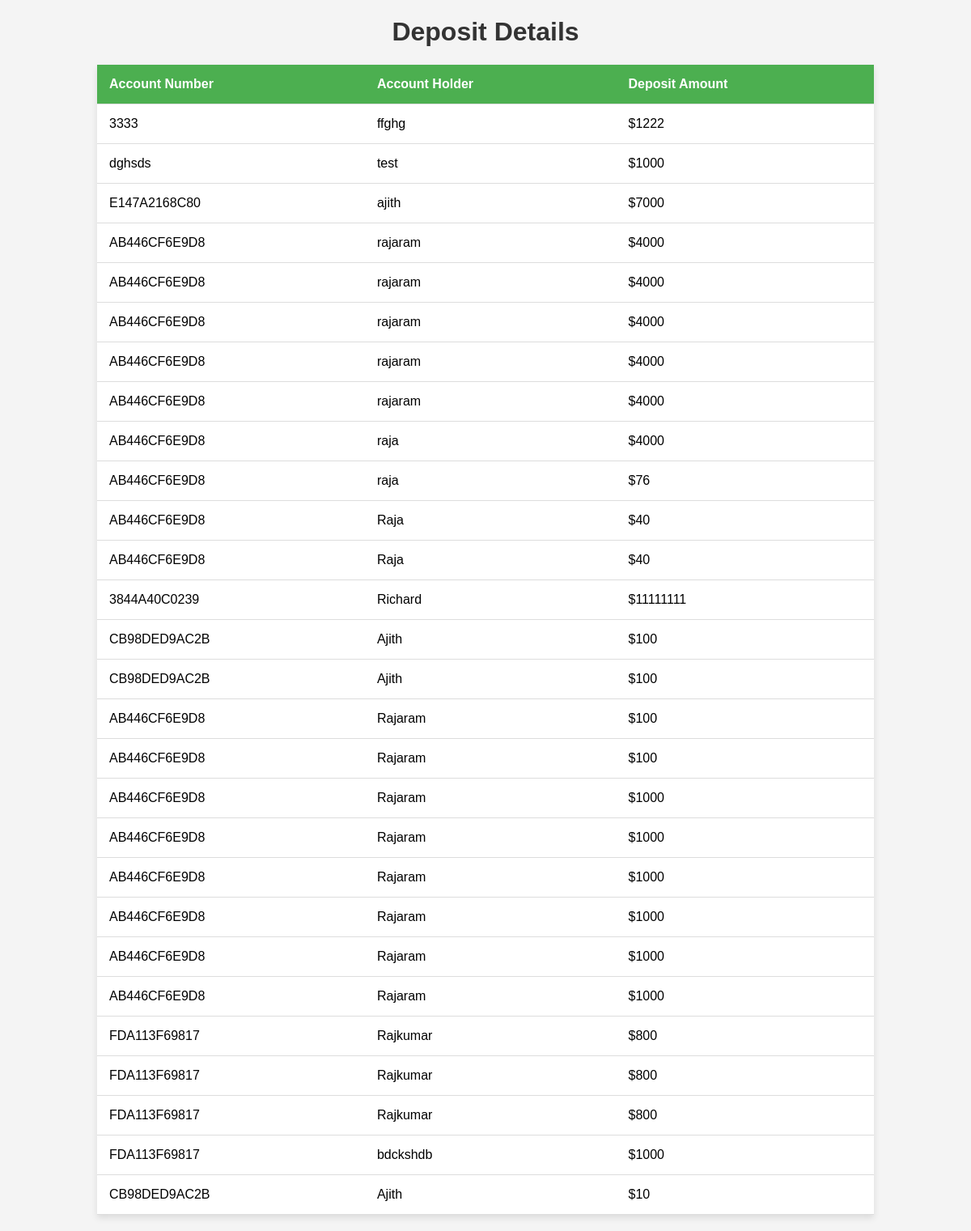
Before: /showalldeposit with the older database file.
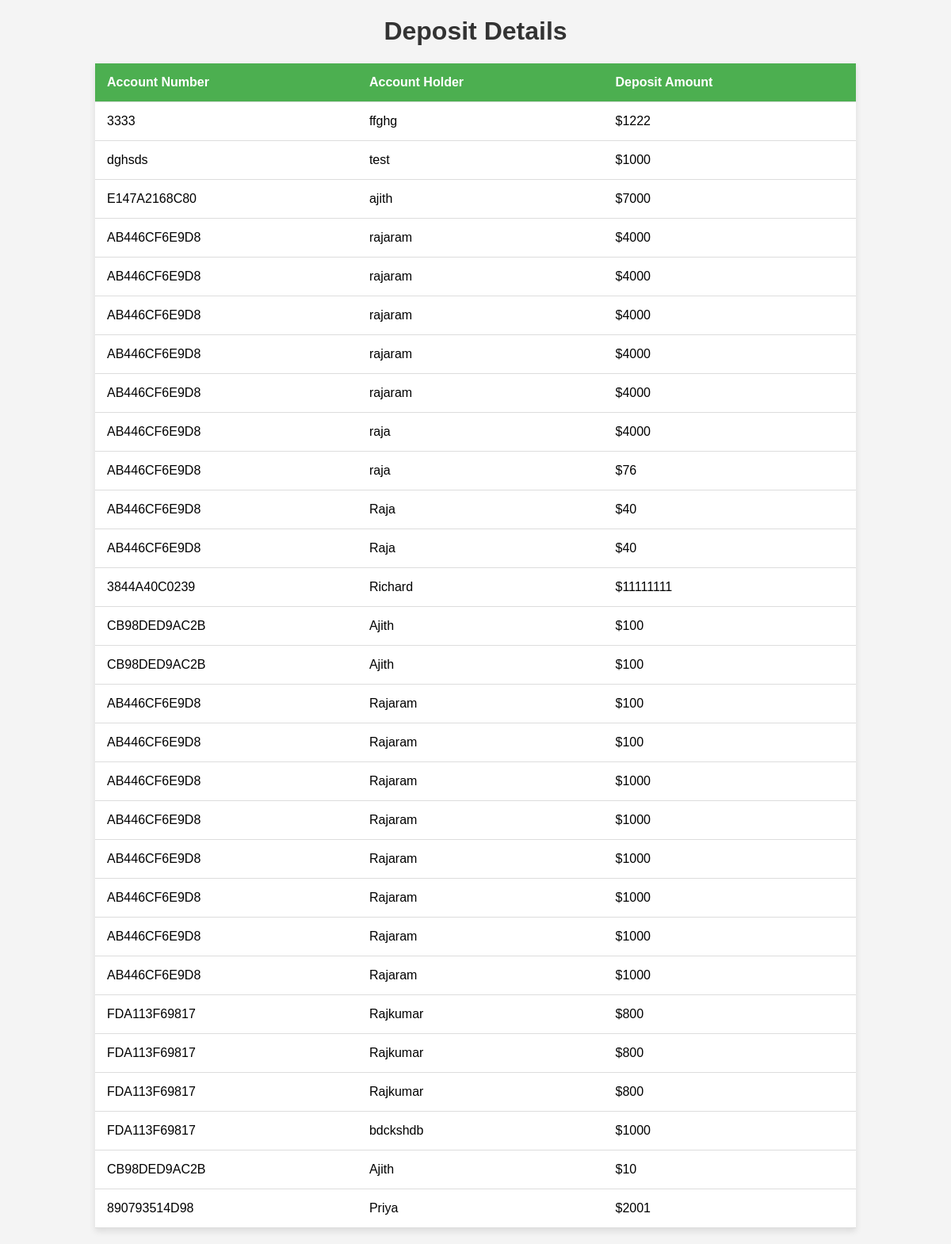
After: the same page with the newer database file.
### application.py (models this page shows, shortened)
class Deposit(db.Model):
    id = db.Column(db.Integer, primary_key=True)
    account_number = db.Column(db.String(20), nullable=False)
    account_holder = db.Column(db.String(80), nullable=False)
    deposit_amount = db.Column(db.String(20), nullable=False)

### application.py (the view)
@application.route('/showalldeposit')
def showalldeposit():
    try:
        deposit_details = Deposit.query.all()
        return render_template('showalldeposit.html', deposit_details=deposit_details)
    except Exception as e:
        return f"Error: {str(e)}"

### templates/showalldeposit.html (shortened to what this page needs)
<!DOCTYPE html>
<html lang="en">
<head>
</head>
<body>
    <h1>Deposit Details</h1>
    <table>
        <tr>
            <th>Account Number</th>
            <th>Account Holder</th>
            <th>Deposit Amount</th>
        </tr>
        {% for deposit in deposit_details %}
        <tr>
            <td>{{ deposit.account_number }}</td>
            <td>{{ deposit.account_holder }}</td>
            <td>${{ deposit.deposit_amount }}</td>
        </tr>
        {% endfor %}
    </table>
</body>
</html>

### templates/showalldeposit.html (style rules this page uses)
body { font-family: 'Arial', sans-serif; background-color: #f4f4f4; margin: 0; padding: 0; }
h1 { text-align: center; color: #333; }
table { width: 80%; margin: 20px auto; border-collapse: collapse; box-shadow: 0 4px 8px rgba(0, 0, 0, 0.1); background-color: #fff; }
th, td { padding: 15px; text-align: left; border-bottom: 1px solid #ddd; }
th { background-color: #4CAF50; color: white; }

Changed rows visible on the page:
added Deposit: account_number "890793514D98", account_holder "Priya", deposit_amount "2001"
